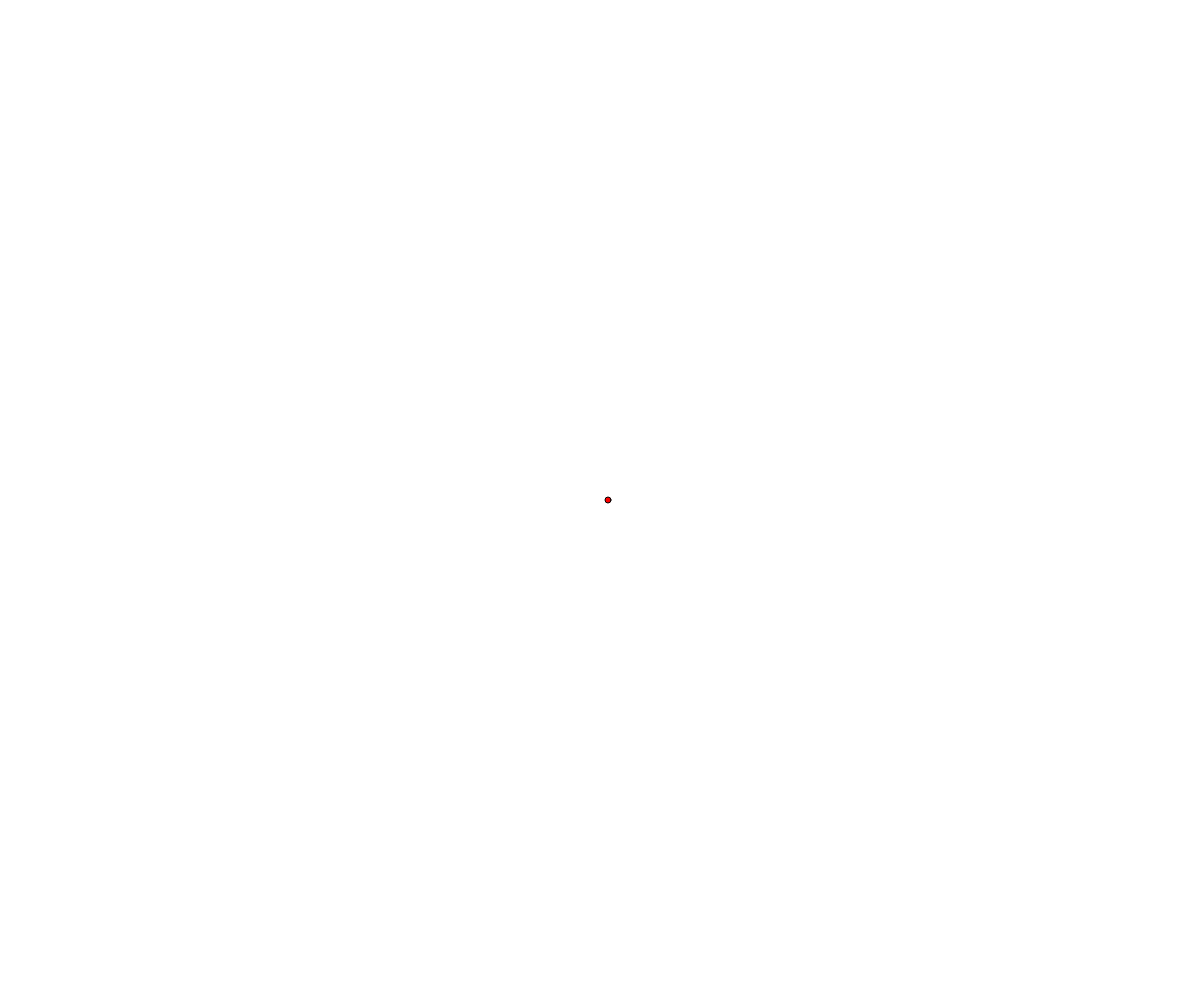
Frame 1 (no input)
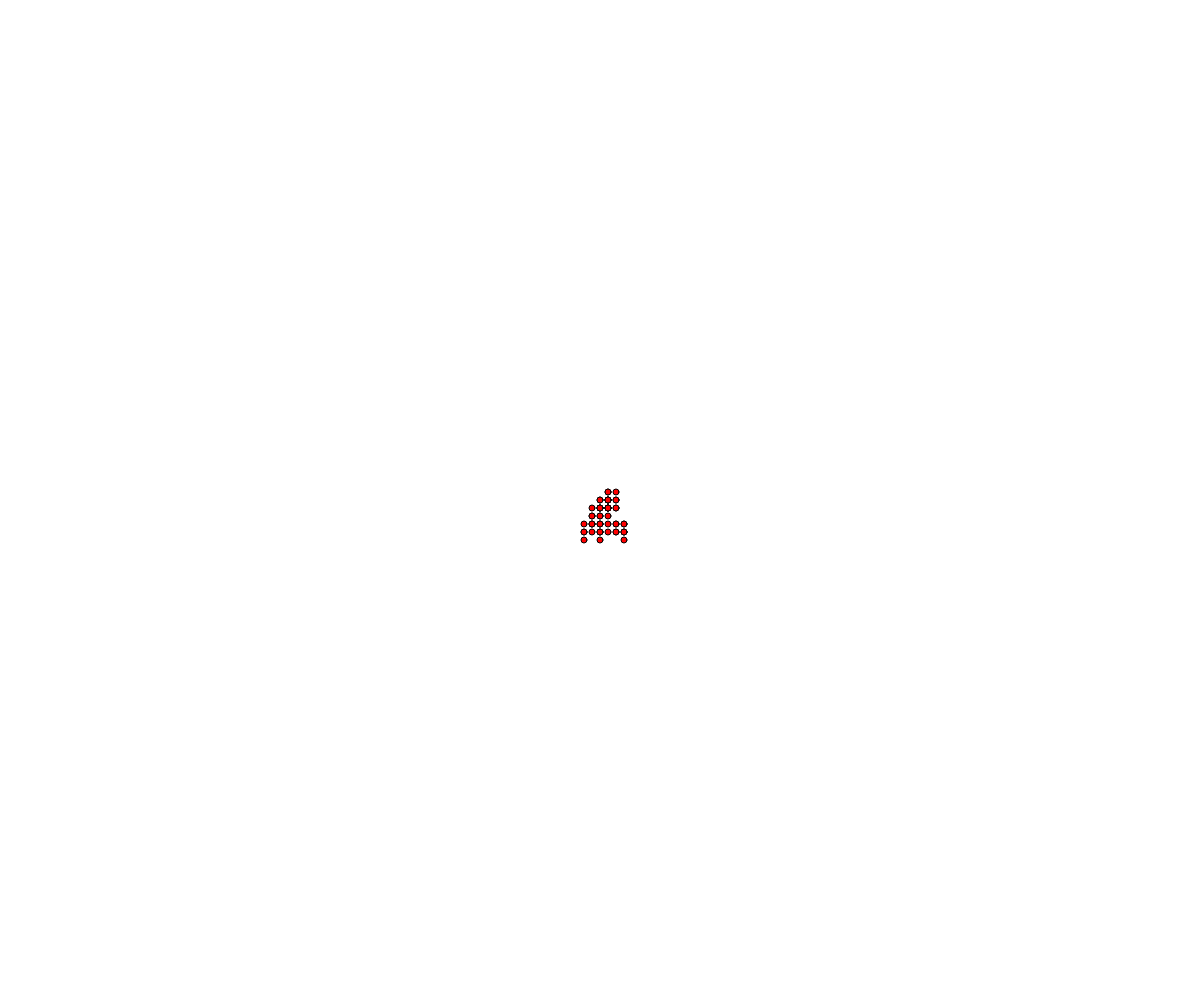
Frame 60 (no input)
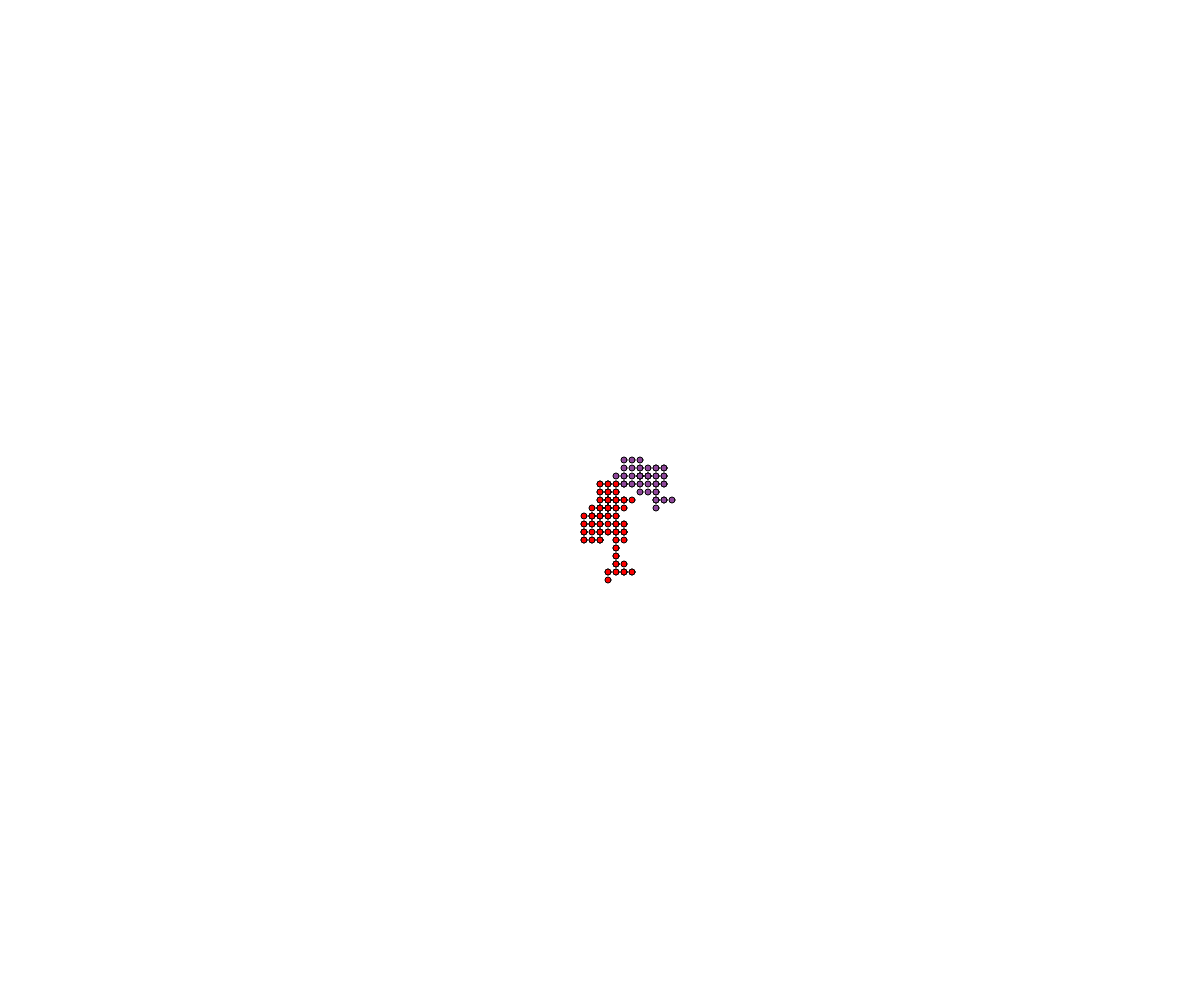
Frame 120 (the mouse pressed at the canvas centre since frame 60)

The p5.js sketch that drew these frames (run headless with seeded random() and noise() and a simulated clock; from frame 60 on, the mouse is pressed at the canvas centre):

// p5.js sketch
// ── sketch.js
// Project Title
// Your Name
// Date
//
// Extra for Experts:
// - describe what you did to take this project "above and beyond"
class Walker {
  constructor(x,y,color){
    this.x=x
    this.y=y
    this.v=8
    this.r = 3
    this.color = color

  }

  display(){
    fill(this.color)
    circle(this.x,this.y,this.r*2)
  }

  move(){
    let i = random(100)
    if(i<25){
      this.y-=this.v
    }
    else if (i<50){
      this.y+=this.v
    }
    else if (i<75){
      this.x+=this.v
    }
    else if (i<100){
      this.x-=this.v
    }
  }
}


let walkers = []

function setup() {
  createCanvas(windowWidth, windowHeight);
  let walker = new Walker(width/2,height/2,"red")
  walkers.push(walker)
}

function draw() {

  for (let w of walkers){
    w.move()
    w.display()
    
  }

}

function mousePressed(){
  let randomColor = color(random(255),random(255),random(255))
  let walker = new Walker(mouseX,mouseY,randomColor)
  walkers.push(walker)
}
